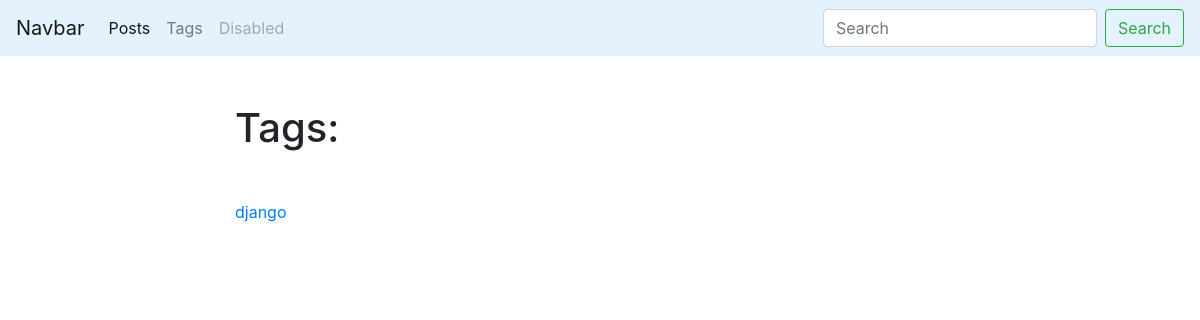
/blog/tags/, run on an earlier commit of the app's database.
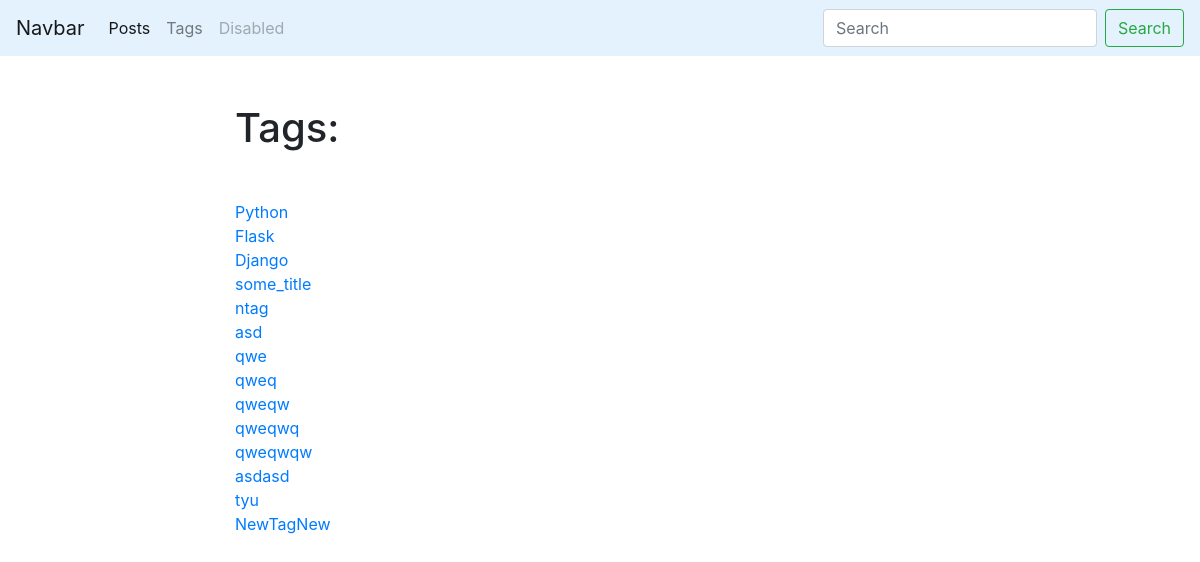
And on a later commit of the database.
### blog/models.py (models this page shows, shortened)
class Tag(models.Model):
    title = models.CharField(max_length=50)
    slug  = models.SlugField(max_length=50, unique=True)
    def get_absolute_url(self):
        return reverse("tag_detail_url", kwargs={"slug": self.slug})

### blog/views.py (the view)
# urls.py: path('tags/', TagsList.as_view(), name='tags_list_url'),
class TagsList(ObjectListMixin, View):
    model = Tag
    template = 'blog/tags_list_url.html'

### blog/utils.py (called while the page is built)
    def get(self, request):
        obj = self.model.objects.all()
        return render(request, self.template, context={self.model.__name__.lower()+'s': obj})

### blog/templates/blog/tags_list_url.html (shortened to what this page needs)
{% extends 'blog/base_blog.html' %}
{% block content %}
    <h1 class="mb-5">Tags:</h1>
    {% for tag in tags %}
        <div>
            <a href="{{ tag.get_absolute_url }}">{{ tag.title }}</a>
        </div>
    {% endfor %}
{% endblock  %}

### blog/templates/blog/base_blog.html (shortened to what this page needs)
{% extends "base.html" %}

### templates/base.html (shortened to what this page needs)
{% load static %}
<!DOCTYPE html>
<html lang="en">
<head>
    <link rel="stylesheet" href="https://stackpath.bootstrapcdn.com/bootstrap/4.1.3/css/bootstrap.min.css">
    <link rel="stylesheet" href="{% static 'css/styles.css' %}">
</head>
<body>
    <nav class="navbar navbar-expand-lg navbar-light" style="background-color: #e3f2fd;">
        <a class="navbar-brand" href="#">Navbar</a>
        <div class="collapse navbar-collapse" id="navbarSupportedContent">
          <ul class="navbar-nav mr-auto">
            <li class="nav-item active">
              <a class="nav-link" href="{% url 'posts_list_url' %}">Posts <span class="sr-only">(current)</span></a>
            </li>
            <li class="nav-item">
              <a class="nav-link" href="{% url 'tags_list_url' %}">Tags</a>
            </li>
            <li class="nav-item">
              <a class="nav-link disabled" href="#">Disabled</a>
            </li>
          </ul>
          <form class="form-inline my-2 my-lg-0">
            <input class="form-control mr-sm-2" type="search" placeholder="Search" aria-label="Search">
            <button class="btn btn-outline-success my-2 my-sm-0" type="submit">Search</button>
          </form>
        </div>
      </nav>
      <div class="container mt-5">
        <div class="row">
          <div class="col-6 offset-md-2">
            {% block content %}{% endblock %}
          </div>
        </div>
      </div>
</body>
</html>

What changed in the data, as far as the page shows it:
removed Tag: title "django"
added Tag: title "Python"
added Tag: title "Flask"
added Tag: title "Django"
added Tag: title "some_title"
added Tag: title "ntag"
added Tag: title "asd"
added Tag: title "qwe"
added Tag: title "qweq"
added Tag: title "qweqw"
added Tag: title "qweqwq"
added Tag: title "qweqwqw"
added Tag: title "asdasd"
added Tag: title "tyu"
added Tag: title "NewTagNew"
